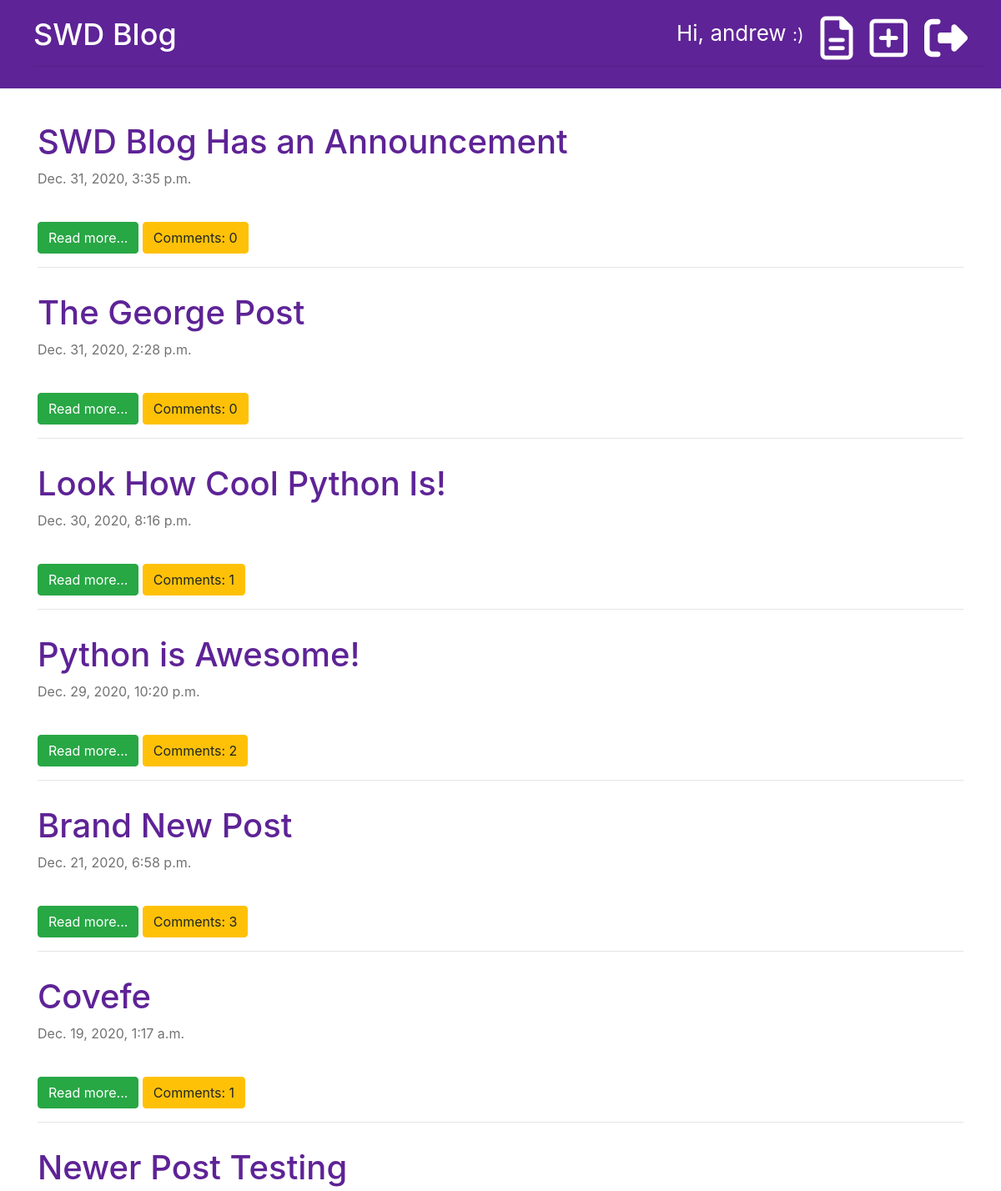
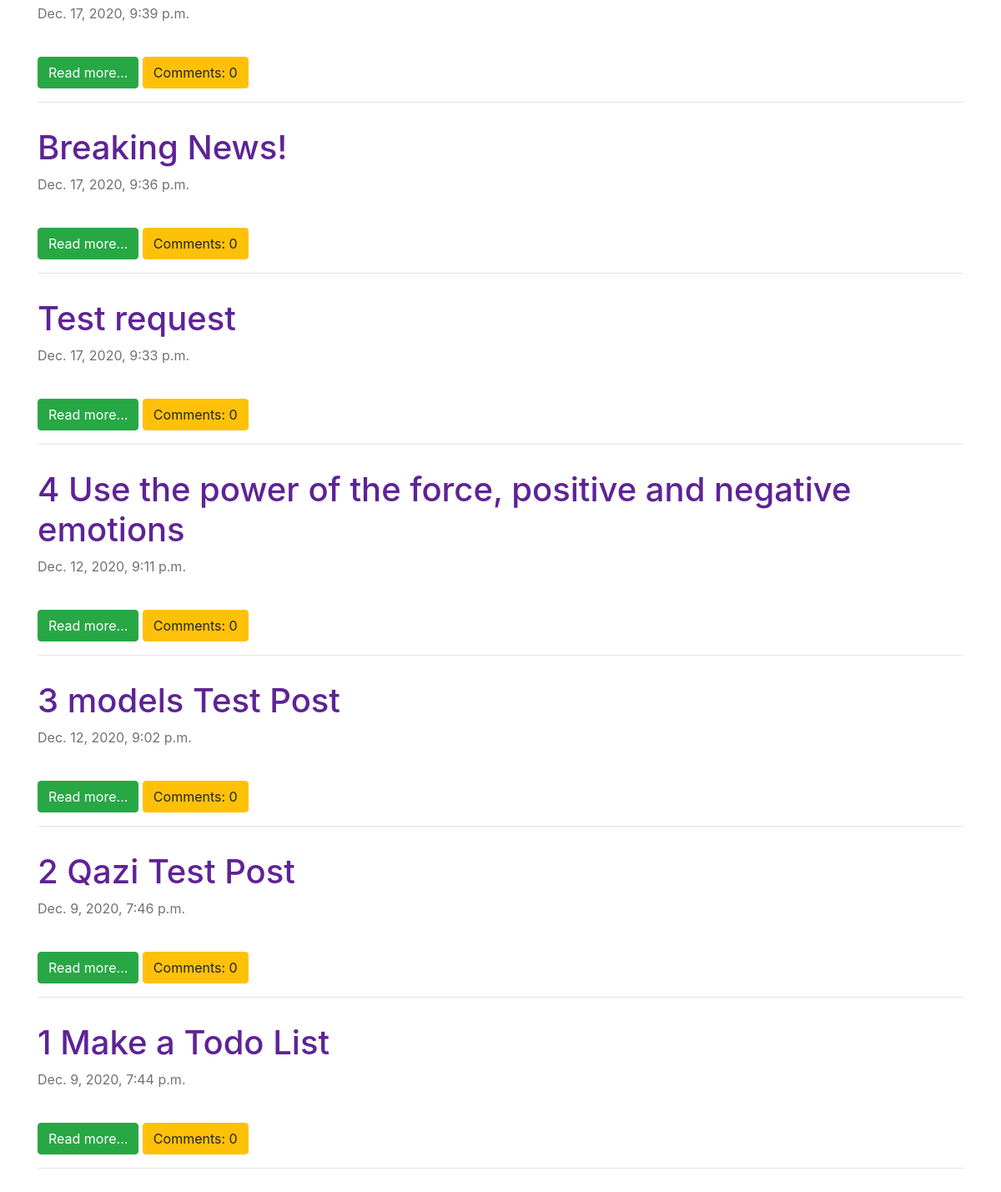
The app's page / (signed in) with its own data (2 pictures, top to bottom).
### blog/models.py (models this page shows, shortened)
class Post(models.Model):
    author = models.ForeignKey('auth.User', on_delete=models.CASCADE)
    title = models.CharField(max_length=200)
    text = models.TextField()
    created_date = models.DateTimeField(default=timezone.now)
    published_date = models.DateTimeField(blank=True, null=True)
    def approved_comments(self):
        return self.comments.filter(approved=True)

### blog/views.py (the view)
# urls.py: path('', views.post_list, name='post_list'),
def post_list(request):
    posts = Post.objects.filter(
        published_date__lte=timezone.now()).order_by('-published_date')
    stuff_for_frontend = {'posts': posts}
    return render(request, 'blog/post_list.html', stuff_for_frontend)

### blog/templatetags/markdownify.py (called while the page is built)
@register.filter
def markdown(value):
    renderer = HighlightRenderer()
    markdown = mistune.Markdown(renderer=renderer)
    return markdown(value)

### blog/templates/blog/post_list.html (shortened to what this page needs)
{% extends 'blog/base.html' %}
{% load markdownify %}
{% block content %}
    {% for post in posts %}
    <div class="post">
        <h1><a href="{% url 'post_detail' pk=post.pk %}">{{ post.title }}</a></h1>
        <p class="published-date">{{ post.published_date }}</p>
        <br>
        <a href="{% url 'post_detail' pk=post.pk %}"><div class="btn btn-success">Read more...</div></a>
        <a href="{% url 'post_detail' pk=post.pk %}"><div class="btn btn-warning">Comments: {{ post.approved_comments.count }}</div></a>
        <hr>
    </div>
    {% endfor %}
{% endblock %}

### blog/templates/blog/base.html (shortened to what this page needs)
{% load static %}
<!DOCTYPE html>
<html lang="en">
    <head>
        <link rel="stylesheet" href="https://cdn.jsdelivr.net/npm/bootstrap@4.5.3/dist/css/bootstrap.min.css"
>
        <link rel="stylesheet" type="text/css" href="{% static 'css/blog.css' %}">
        <link rel="stylesheet" type="text/css" href="{% static 'css/zenburn.css' %}">
    </head>
<body>
    <div class="page-header">
        {% if user.is_authenticated %}
            <a href="{% url 'logout' %}" class="top-menu" title="Logout" ><i class="fas fa-sign-out-alt fa-2x"></i></a>
            <a href="{% url 'post_new' %}" class="top-menu" title="Create New Post" ><i class="far fa-plus-square fa-2x"></i></a>
            <a href="{% url 'post_draft_list' %}" class="top-menu" title="View Draft List" ><i class="far fa-file-alt fa-2x"></i></a>
            <p class="top-menu">Hi, {{ user.username }} <small>:)</small></p>
        {% else %}
            <a href="{% url 'login' %}" class="top-menu" title="Login" ><i class="fas fa-sign-in-alt fa-2x"></i></a>
        {% endif %}
        <h1><a href="{% url 'post_list' %}" title="Return to Blog List">SWD Blog</a></h1>
        <hr>
    </div>
    <div class="content container">
        <div class="row">
            <div class="col-md-12">
                {% block content %}
                {% endblock %}
            </div>
        </div>
    </div>
</body>
</html>

### blog/static/css/blog.css (style rules this page uses)
.page-header { background-color: rgb(94, 35, 150); margin-top: 0; padding: 20px 20px 10px 40px; margin-bottom: 40px; }
.page-header h1, .page-header h1 a { color: #ffffff; font-size: 36px; text-decoration: none; }
.published-date { color: #727272; font-weight: 400; }
.post { margin-bottom: 30px; }
.post h1 a { color: rgb(94, 35, 150); }
.top-menu { color: #ffffff; float: right; font-size: 26px; margin-right: 20px; }

### records on screen
Post: title "SWD Blog Has an Announcement", published_date "Dec. 31, 2020, 3:35 p.m.", approved_comments.count "0"
Post: title "The George Post", published_date "Dec. 31, 2020, 2:28 p.m.", approved_comments.count "0"
Post: title "Look How Cool Python Is!", published_date "Dec. 30, 2020, 8:16 p.m.", approved_comments.count "1"
Post: title "Python is Awesome!", published_date "Dec. 29, 2020, 10:20 p.m.", approved_comments.count "2"
Post: title "Brand New Post", published_date "Dec. 21, 2020, 6:58 p.m.", approved_comments.count "3"
Post: title "Covefe", published_date "Dec. 19, 2020, 1:17 a.m.", approved_comments.count "1"
Post: title "Newer Post Testing", published_date "Dec. 17, 2020, 9:39 p.m.", approved_comments.count "0"
Post: title "Breaking News!", published_date "Dec. 17, 2020, 9:36 p.m.", approved_comments.count "0"
Post: title "Test request", published_date "Dec. 17, 2020, 9:33 p.m.", approved_comments.count "0"
Post: title "4 Use the power of the force, positive and negative emotions", published_date "Dec. 12, 2020, 9:11 p.m.", approved_comments.count "0"
Post: title "3 models Test Post", published_date "Dec. 12, 2020, 9:02 p.m.", approved_comments.count "0"
Post: title "2 Qazi Test Post", published_date "Dec. 9, 2020, 7:46 p.m.", approved_comments.count "0"
Post: title "1 Make a Todo List", published_date "Dec. 9, 2020, 7:44 p.m.", approved_comments.count "0"

### other values on screen
{{ user.username }} "andrew"
